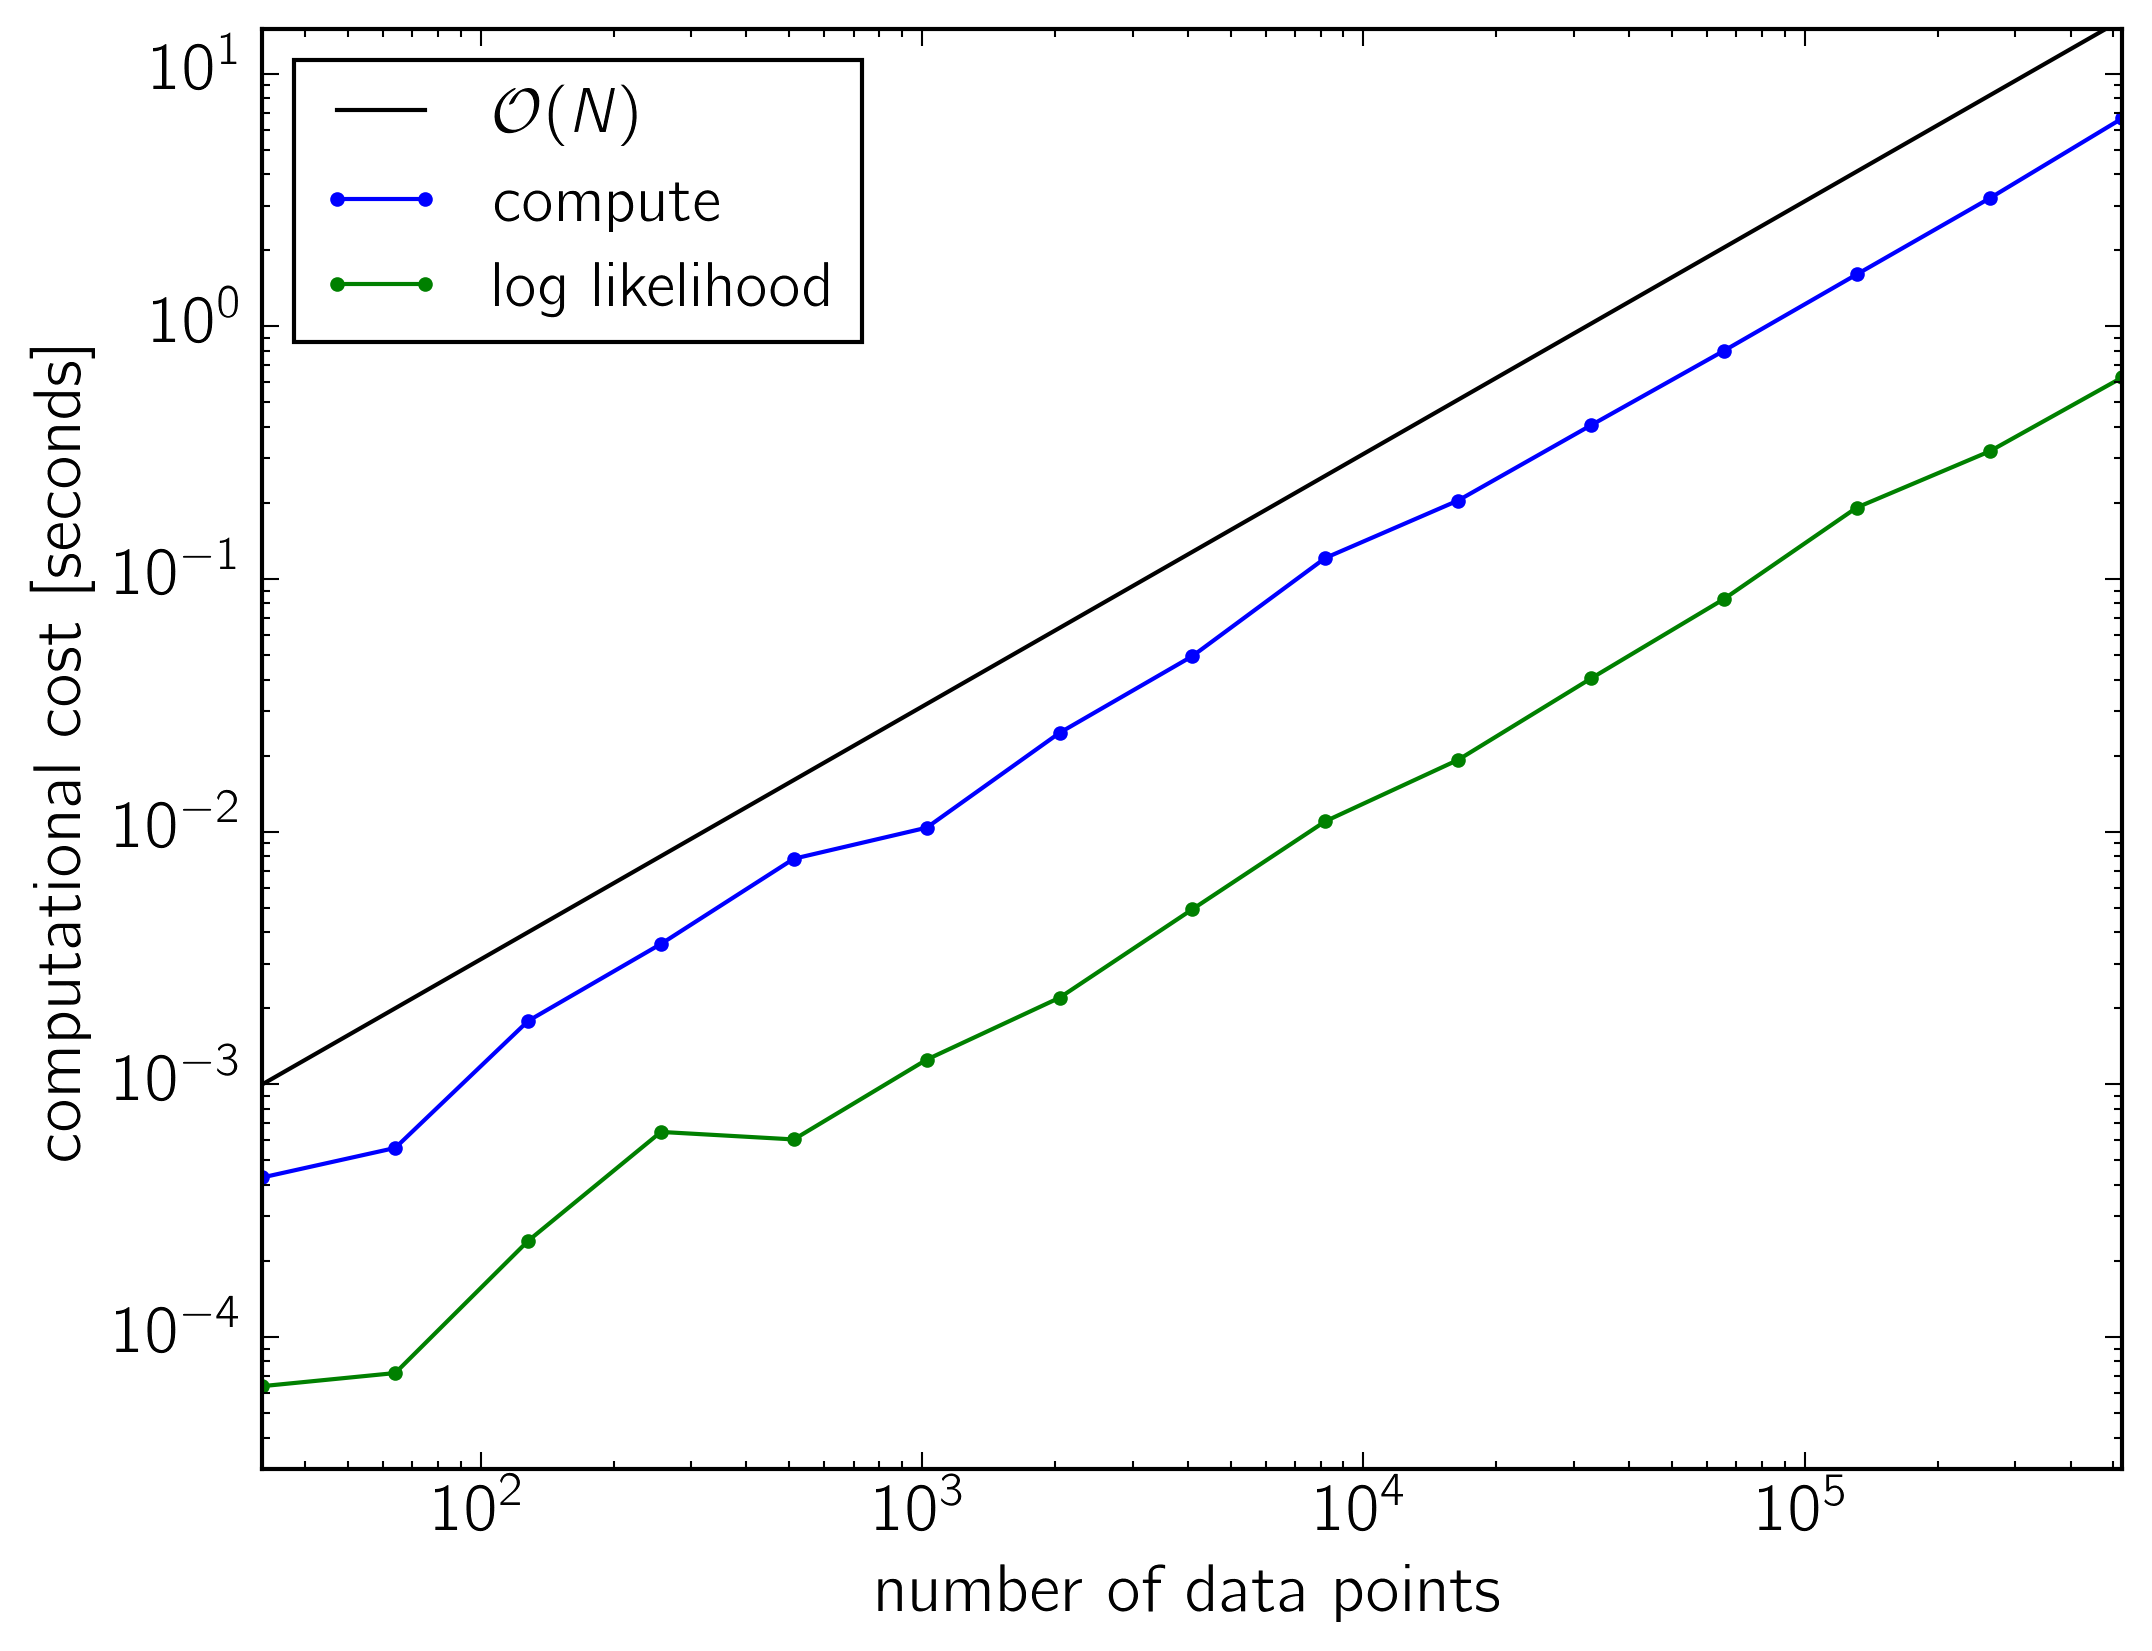

This chart was generated by the following Python code:
from matplotlib import rcParams
rcParams["font.size"] = 16
rcParams["font.family"] = "sans-serif"
rcParams["font.sans-serif"] = ["Computer Modern Sans"]
rcParams["text.usetex"] = True
rcParams["text.latex.preamble"] = r"\usepackage{cmbright}"

import time
import numpy as np
import matplotlib.pyplot as pl

from genrp import GP

gp = GP()
gp.add_term(1.0, 0.1)
gp.add_term(0.1, 2.0, 1.6)

N = 2**np.arange(5, 20)
times = np.empty((len(N), 2))

t = np.sort(np.random.rand(np.max(N)))
yerr = np.random.uniform(0.1, 0.2, len(t))
y = np.sin(t)

for i, n in enumerate(N):
    strt = time.time()
    gp.compute(t[:n], yerr[:n])
    times[i, 0] = time.time() - strt

    strt = time.time()
    gp.log_likelihood(y[:n])
    times[i, 1] = time.time() - strt

pl.plot(N, N / N[0] * 1e-3, "k", label="$\mathcal{O}(N)$")
pl.plot(N, times[:, 0], ".-", label="compute")
pl.plot(N, times[:, 1], ".-", label="log likelihood")
pl.xscale("log")
pl.yscale("log")
pl.legend(loc=2, fontsize=15)
pl.xlim(N.min(), N.max())
pl.ylim(3e-5, 15)
pl.xlabel("number of data points")
pl.ylabel("computational cost [seconds]")
pl.savefig("demo.png", dpi=300, bbox_inches="tight")
